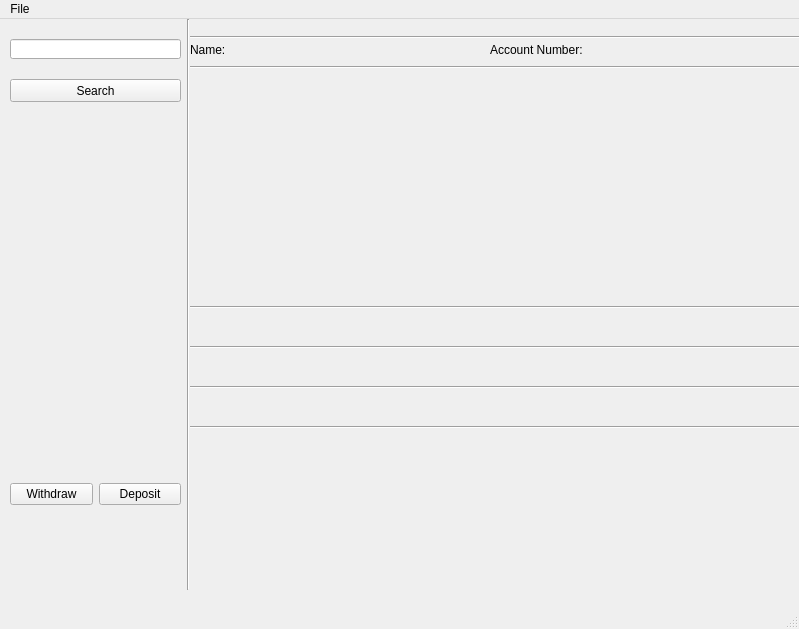
<?xml version="1.0" encoding="UTF-8"?>
<ui version="4.0">
 <class>MainWindow</class>
 <widget class="QMainWindow" name="MainWindow">
  <property name="geometry">
   <rect>
    <x>0</x>
    <y>0</y>
    <width>799</width>
    <height>629</height>
   </rect>
  </property>
  <property name="windowTitle">
   <string>MainWindow</string>
  </property>
  <widget class="QWidget" name="centralwidget">
   <widget class="QLineEdit" name="findAccountField">
    <property name="geometry">
     <rect>
      <x>10</x>
      <y>20</y>
      <width>171</width>
      <height>20</height>
     </rect>
    </property>
   </widget>
   <widget class="QPushButton" name="findAccountButton">
    <property name="geometry">
     <rect>
      <x>10</x>
      <y>60</y>
      <width>171</width>
      <height>23</height>
     </rect>
    </property>
    <property name="text">
     <string>Search</string>
    </property>
   </widget>
   <widget class="Line" name="line">
    <property name="geometry">
     <rect>
      <x>173</x>
      <y>0</y>
      <width>31</width>
      <height>571</height>
     </rect>
    </property>
    <property name="orientation">
     <enum>Qt::Vertical</enum>
    </property>
   </widget>
   <widget class="Line" name="line_2">
    <property name="geometry">
     <rect>
      <x>190</x>
      <y>40</y>
      <width>611</width>
      <height>16</height>
     </rect>
    </property>
    <property name="orientation">
     <enum>Qt::Horizontal</enum>
    </property>
   </widget>
   <widget class="QWidget" name="horizontalLayoutWidget">
    <property name="geometry">
     <rect>
      <x>190</x>
      <y>290</y>
      <width>601</width>
      <height>31</height>
     </rect>
    </property>
    <layout class="QHBoxLayout" name="horizontalLayout">
     <item>
      <widget class="QLabel" name="share0">
       <property name="text">
        <string/>
       </property>
      </widget>
     </item>
     <item>
      <spacer name="horizontalSpacer">
       <property name="orientation">
        <enum>Qt::Horizontal</enum>
       </property>
       <property name="sizeHint" stdset="0">
        <size>
         <width>40</width>
         <height>20</height>
        </size>
       </property>
      </spacer>
     </item>
     <item>
      <widget class="QLabel" name="balance0">
       <property name="text">
        <string/>
       </property>
      </widget>
     </item>
    </layout>
   </widget>
   <widget class="QWidget" name="horizontalLayoutWidget_2">
    <property name="geometry">
     <rect>
      <x>190</x>
      <y>330</y>
      <width>601</width>
      <height>31</height>
     </rect>
    </property>
    <layout class="QHBoxLayout" name="horizontalLayout_2">
     <item>
      <widget class="QLabel" name="share1">
       <property name="text">
        <string/>
       </property>
      </widget>
     </item>
     <item>
      <spacer name="horizontalSpacer_2">
       <property name="orientation">
        <enum>Qt::Horizontal</enum>
       </property>
       <property name="sizeHint" stdset="0">
        <size>
         <width>40</width>
         <height>20</height>
        </size>
       </property>
      </spacer>
     </item>
     <item>
      <widget class="QLabel" name="balance1">
       <property name="text">
        <string/>
       </property>
      </widget>
     </item>
    </layout>
   </widget>
   <widget class="QWidget" name="horizontalLayoutWidget_3">
    <property name="geometry">
     <rect>
      <x>190</x>
      <y>370</y>
      <width>601</width>
      <height>31</height>
     </rect>
    </property>
    <layout class="QHBoxLayout" name="horizontalLayout_3">
     <item>
      <widget class="QLabel" name="share2">
       <property name="text">
        <string/>
       </property>
      </widget>
     </item>
     <item>
      <spacer name="horizontalSpacer_3">
       <property name="orientation">
        <enum>Qt::Horizontal</enum>
       </property>
       <property name="sizeHint" stdset="0">
        <size>
         <width>40</width>
         <height>20</height>
        </size>
       </property>
      </spacer>
     </item>
     <item>
      <widget class="QLabel" name="balance2">
       <property name="text">
        <string/>
       </property>
      </widget>
     </item>
    </layout>
   </widget>
   <widget class="QWidget" name="horizontalLayoutWidget_4">
    <property name="geometry">
     <rect>
      <x>190</x>
      <y>50</y>
      <width>601</width>
      <height>31</height>
     </rect>
    </property>
    <layout class="QHBoxLayout" name="horizontalLayout_4">
     <item>
      <widget class="QLabel" name="memberName">
       <property name="text">
        <string/>
       </property>
      </widget>
     </item>
     <item>
      <widget class="QLabel" name="DOBLabel">
       <property name="text">
        <string/>
       </property>
      </widget>
     </item>
    </layout>
   </widget>
   <widget class="QLabel" name="nameTitleLabel">
    <property name="geometry">
     <rect>
      <x>190</x>
      <y>20</y>
      <width>47</width>
      <height>21</height>
     </rect>
    </property>
    <property name="text">
     <string>Name:</string>
    </property>
   </widget>
   <widget class="QLabel" name="nameLabel">
    <property name="geometry">
     <rect>
      <x>236</x>
      <y>20</y>
      <width>251</width>
      <height>21</height>
     </rect>
    </property>
    <property name="text">
     <string/>
    </property>
   </widget>
   <widget class="QLabel" name="accountNumberTitleLabel">
    <property name="geometry">
     <rect>
      <x>490</x>
      <y>20</y>
      <width>131</width>
      <height>21</height>
     </rect>
    </property>
    <property name="text">
     <string>Account Number:</string>
    </property>
   </widget>
   <widget class="QLabel" name="accountNumberLabel">
    <property name="geometry">
     <rect>
      <x>630</x>
      <y>20</y>
      <width>161</width>
      <height>21</height>
     </rect>
    </property>
    <property name="text">
     <string/>
    </property>
   </widget>
   <widget class="Line" name="line_3">
    <property name="geometry">
     <rect>
      <x>190</x>
      <y>10</y>
      <width>611</width>
      <height>16</height>
     </rect>
    </property>
    <property name="orientation">
     <enum>Qt::Horizontal</enum>
    </property>
   </widget>
   <widget class="Line" name="line_4">
    <property name="geometry">
     <rect>
      <x>190</x>
      <y>280</y>
      <width>611</width>
      <height>16</height>
     </rect>
    </property>
    <property name="orientation">
     <enum>Qt::Horizontal</enum>
    </property>
   </widget>
   <widget class="Line" name="line_5">
    <property name="geometry">
     <rect>
      <x>190</x>
      <y>320</y>
      <width>611</width>
      <height>16</height>
     </rect>
    </property>
    <property name="orientation">
     <enum>Qt::Horizontal</enum>
    </property>
   </widget>
   <widget class="Line" name="line_6">
    <property name="geometry">
     <rect>
      <x>190</x>
      <y>360</y>
      <width>611</width>
      <height>16</height>
     </rect>
    </property>
    <property name="orientation">
     <enum>Qt::Horizontal</enum>
    </property>
   </widget>
   <widget class="Line" name="line_7">
    <property name="geometry">
     <rect>
      <x>190</x>
      <y>400</y>
      <width>611</width>
      <height>16</height>
     </rect>
    </property>
    <property name="orientation">
     <enum>Qt::Horizontal</enum>
    </property>
   </widget>
   <widget class="QWidget" name="gridLayoutWidget">
    <property name="geometry">
     <rect>
      <x>10</x>
      <y>410</y>
      <width>171</width>
      <height>131</height>
     </rect>
    </property>
    <layout class="QGridLayout" name="gridLayout">
     <item row="0" column="0">
      <widget class="QPushButton" name="pushButton">
       <property name="text">
        <string>Withdraw</string>
       </property>
      </widget>
     </item>
     <item row="0" column="1">
      <widget class="QPushButton" name="pushButton_2">
       <property name="text">
        <string>Deposit</string>
       </property>
      </widget>
     </item>
    </layout>
   </widget>
  </widget>
  <widget class="QMenuBar" name="menubar">
   <property name="geometry">
    <rect>
     <x>0</x>
     <y>0</y>
     <width>799</width>
     <height>18</height>
    </rect>
   </property>
   <widget class="QMenu" name="menuFile">
    <property name="title">
     <string>File</string>
    </property>
    <addaction name="actionCreate_Account"/>
   </widget>
   <addaction name="menuFile"/>
  </widget>
  <widget class="QStatusBar" name="statusbar"/>
  <action name="actionCreate_Account">
   <property name="text">
    <string>Create Account</string>
   </property>
  </action>
 </widget>
 <resources/>
 <connections/>
</ui>
